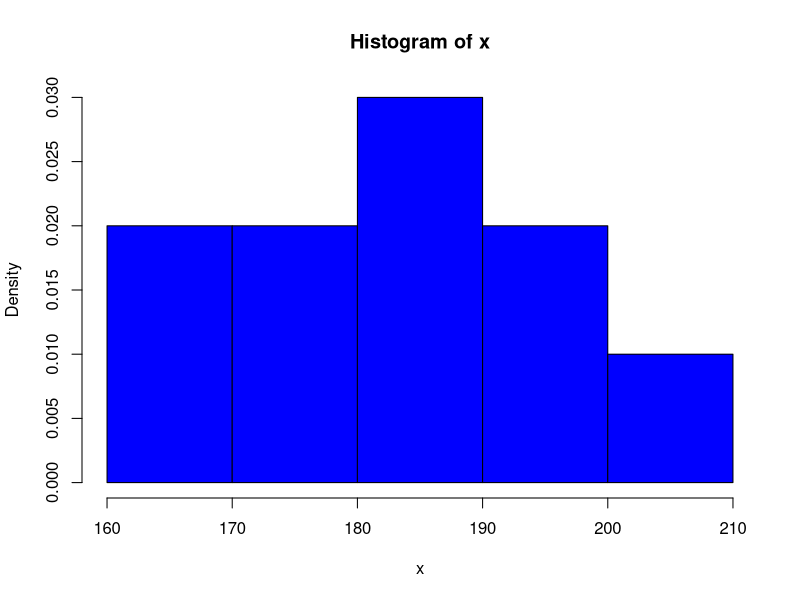
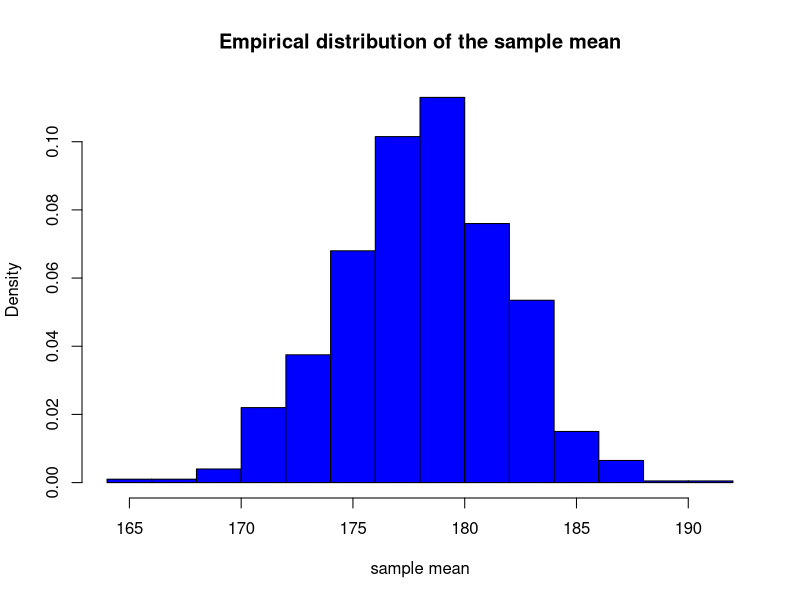
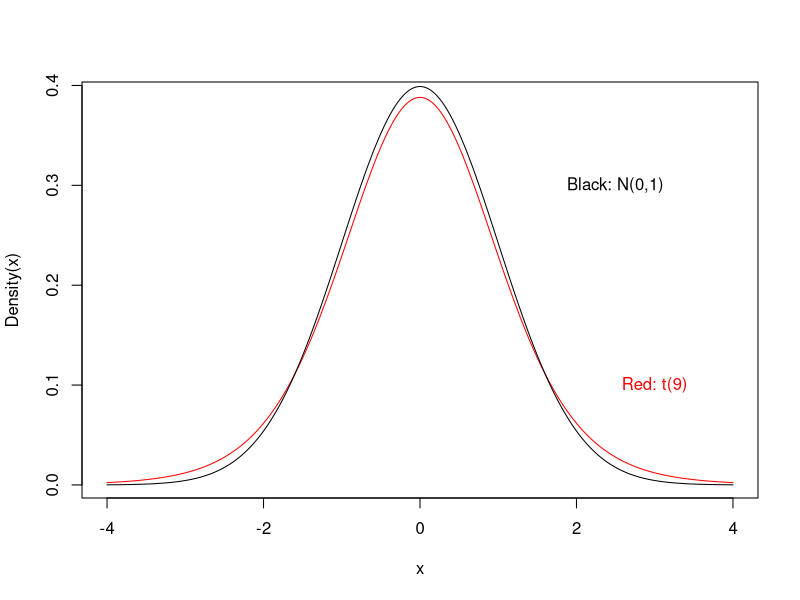
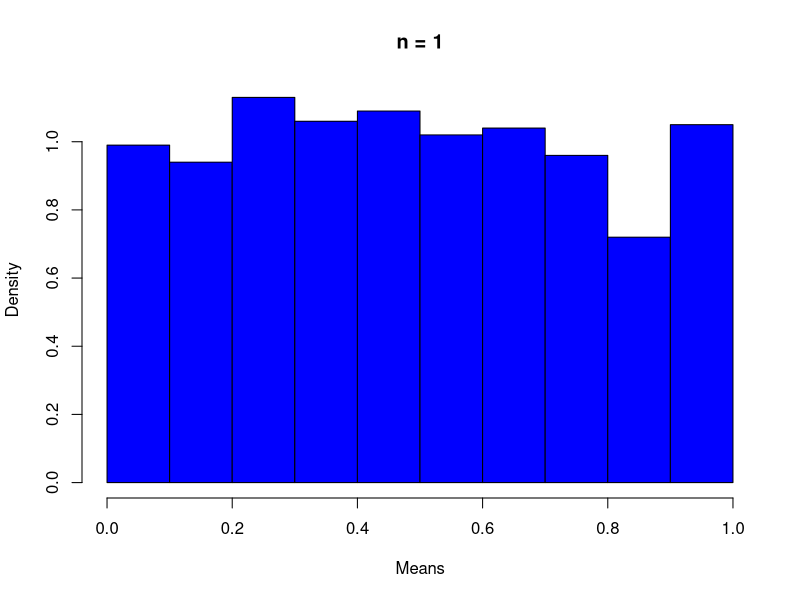
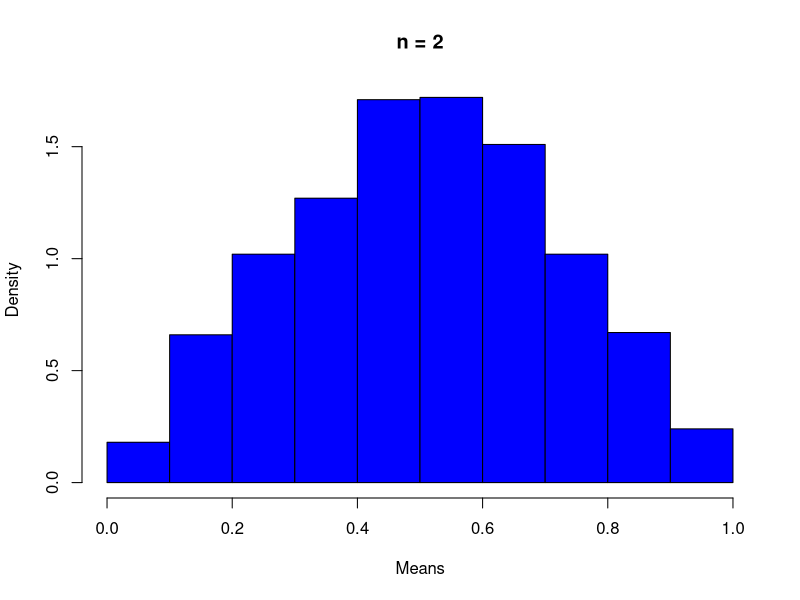
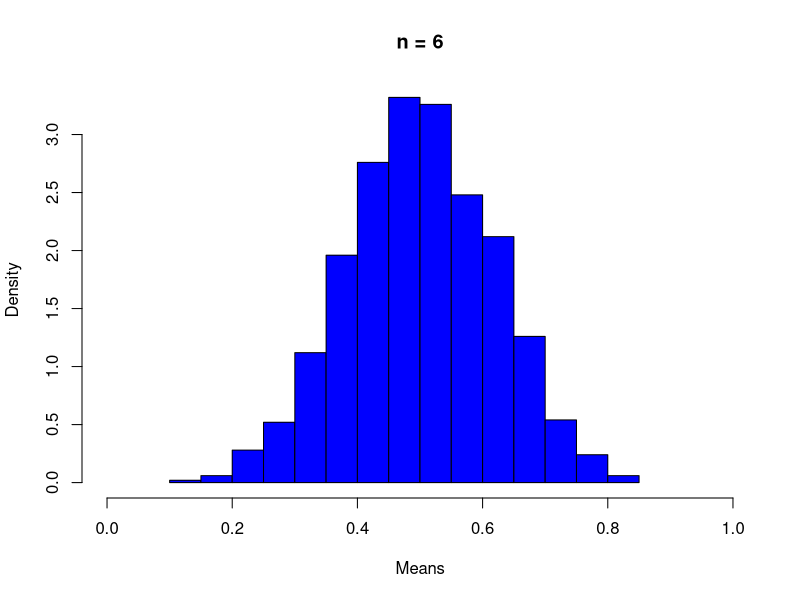
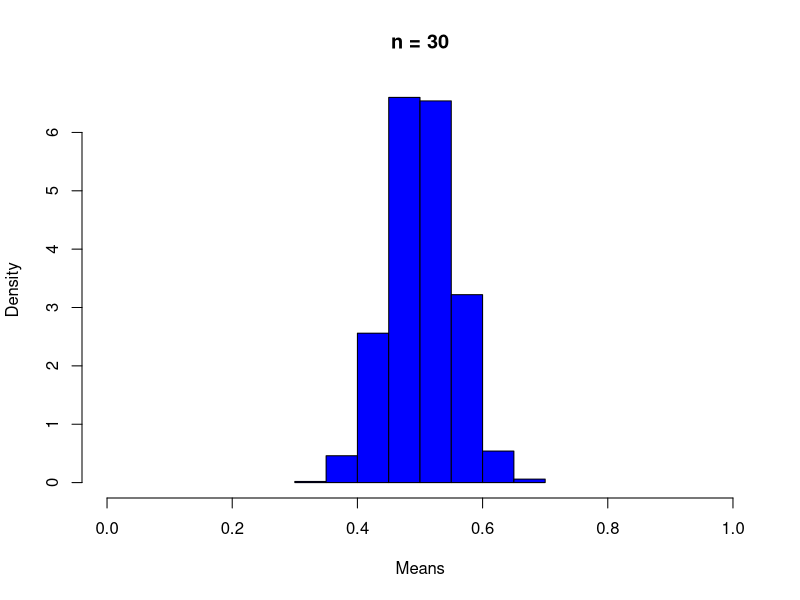
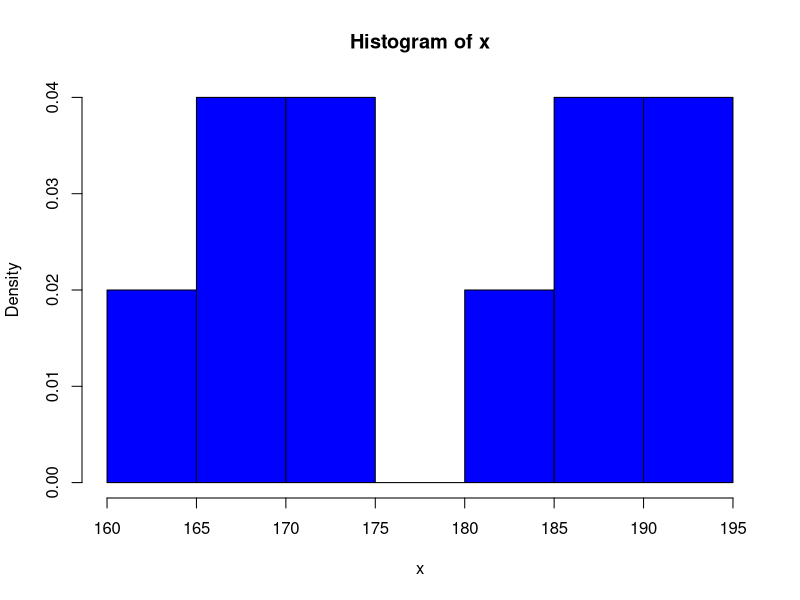

Recreate these plots in R, in order.
#################################################################
### Simulation study: (Empirical) distribution of sample mean ###
#################################################################

# 'True' mean and standard deviation
mu <- 178
sigma <- 12

# Sample size
n <- 10

# Simulate normal distributed X_i for n = 10
x <- rnorm(n = n, mean = mu, sd = sigma)
round(x)

# Empirical density
hist(x, prob = TRUE, col = "blue")

# Compute sample mean
mean(x)

# Repeat the simulated sampling many times (1000 samples)
mat <- replicate(1000, rnorm(n = n, mean = mu, sd = sigma))

# Compute the sample mean for each sample
xbar <- apply(mat, 2, mean)
xbar

# See the distribution of the sample means
hist(xbar, prob = TRUE, col = "blue", nclass = 10, xlab = "sample mean",
     main = "Empirical distribution of the sample mean")

# Empirical mean of sample means
mean(xbar)


#####################################################################
### Density function for t-distribution with 9 degrees of freedom ###
### plotted together with that of a standard normal distribution  ###
#####################################################################

x <- seq(-4, 4, by = 0.01)
plot(x, dt(x, df = 9), type = "l", col = "red", ylab = "Density(x)")
lines(x, dnorm(x), type = "l")
text(2.5, 0.3, "Black: N(0,1)")
text(3, 0.1, "Red: t(9)", col = "red")

#############################################################
### Example: Heights                                      ###
### Computing a 99% CI for mu using the 't.test' function ###
#############################################################

# Data
x <- c(168, 161, 167, 179, 184, 166, 198, 187, 191, 179)

# 99% CI for mu
t.test(x, conf.level = 0.99)

################################################################################
### CLT Example: Mean of independent and U(0,1)-distributed random variables ###
################################################################################

n <- 1 # Sample size
k <- 1000 # No. of samples (i.e. no. of means to be computed)

# Simulations from U(0,1)-distribution (k = 1000 samples, each of size n = 1)
u <- matrix(runif(k * n), ncol = n)

# Empirical density of means
hist(apply(u, 1, mean), col = "blue", main = "n = 1", xlab = "Means", prob = TRUE) #nolint

n <- 2 # Sample size
k <- 1000 # No. of samples (i.e. no. of means to be computed)

# Simulations from U(0,1)-distribution (k = 1000 samples, each of size n = 2)
u <- matrix(runif(k * n), ncol = n)

# Empirical density of means
hist(apply(u, 1, mean), col = "blue", main = "n = 2", xlab = "Means", xlim = c(0,1), prob = TRUE) #nolint

n <- 6 # Sample size
k <- 1000 # No. of samples (i.e. no. of means to be computed)

# Simulations from U(0,1)-distribution (k = 1000 samples, each of size n = 6)
u <- matrix(runif(k * n), ncol = n)

# Empirical density of means
hist(apply(u, 1, mean), col = "blue", main = "n = 6", xlab = "Means", xlim = c(0,1), prob = TRUE) #nolint

n <- 30 # Sample size
k <- 1000 # No. of samples (i.e. no. of means to be computed)

# Simulations from U(0,1)-distribution (k = 1000 samples, each of size n = 30)
u <- matrix(runif(k * n), ncol = n)

# Empirical density of means
hist(apply(u, 1, mean), col = "blue", main = "n = 30", xlab = "Means", xlim = c(0,1), prob = TRUE) #nolint


#####################################################################
### Simulation study: (Empirical) distribution of sample variance ###
#####################################################################

# 'True' mean and standard deviation
mu <- 178
sigma <- 12

# Sample size
n <- 10

# Simulate normal distributed X_i for n = 10
x <- rnorm(n = n, mean = mu, sd = sigma)
round(x)

# Empirical density
hist(x, prob = TRUE, col = "blue")

# Compute sample mean
mean(x)

# Repeat the simulated sampling many times (1000 samples)
mat <- replicate(1000, rnorm(n = n, mean = mu, sd = sigma))

# Compute the sample variance for each sample
xbar <- apply(mat, 2, var)
xbar

# See the empirical distribution of the sample variances
hist((n - 1) * xbar / sigma^2, prob = TRUE, col = "blue", nclass = 30,
     main = "Empirical pdf of sample variance", xlab = "sample variance")

# Compare with ChiSquare pdf
xp <- seq(0, 40, 0.1)
lines(xp, dchisq(xp, df = n - 1), col = "red", lw = 3)
text(25, 0.06, "ChiSquare(df=9)", col = "red")